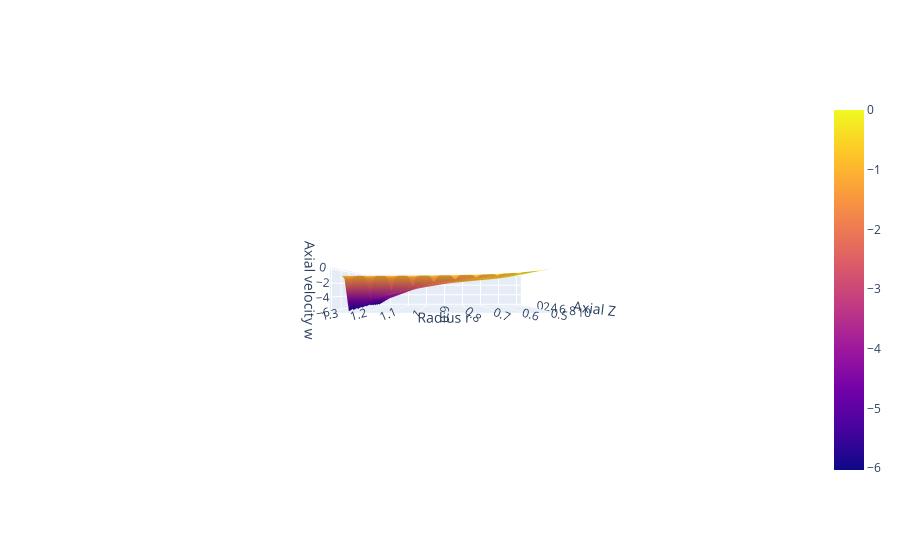

Notebook cell for this chart:
### Code cell
import plotly.graph_objects as go

z = np.linspace(0, 10, 100)
rs = lambda z: 1 + eps * cos(2 * pi * z)
r = np.array([np.linspace(r1, rs(z), 100) for z in z])
#r = r.swapaxes(0,1)
dp = 0.3
w1 = w(r, z, dp)
#z2 = z.reshape(1, 100)
#print(w(0.75, 2, 0.3))

z = np.repeat(z.reshape(1, 100), repeats=100, axis=0)

fig = go.Figure(go.Surface(
    contours = {
        "x": {"show": True, "start": 1.5, "end": 2, "size": 0.04, "color":"white"},
        "z": {"show": True, "start": 0.5, "end": 0.8, "size": 0.05}
    },
    x = r,
    y = z[0],
    z = w1
    ))
fig.update_layout(
        scene = {
            "xaxis_title": "Radius r",
            "yaxis_title": "Axial Z",
            "zaxis_title": "Axial velocity w",
            "xaxis": {"nticks": 10},
            "zaxis": {"nticks": 4},
            'camera_eye': {"x": 0, "y": 2.5, "z": 0},
            "aspectratio": {"x": 1, "y": 1, "z": 0.2}
        })
fig.show()

### Figure 1 — Plotly figure (JSON) as saved in the notebook; plotly's stock layout.template omitted (floating-point values rounded to 4 significant figures; data arrays with more than 128 entries replaced by an {"elided": "..."} marker saying what was removed)
{"data": [{"contours": {"x": {"color": "white", "end": 2, "show": true, "size": 0.04, "start": 1.5}, "z": {"end": 0.8, "show": true, "size": 0.05, "start": 0.5}}, "type": "surface", "x": {"elided": "100x100 float values"}, "y": [0, 0.101, 0.202, 0.303, 0.404, 0.5051, 0.6061, 0.7071, 0.8081, 0.9091, 1.01, 1.111, 1.212, 1.313, 1.414, 1.515, 1.616, 1.717, 1.818, 1.919, 2.02, 2.121, 2.222, 2.323, 2.424, 2.525, 2.626, 2.727, 2.828, 2.929, 3.03, 3.131, 3.232, 3.333, 3.434, 3.535, 3.636, 3.737, 3.838, 3.939, 4.04, 4.141, 4.242, 4.343, 4.444, 4.545, 4.646, 4.747, 4.848, 4.949, 5.051, 5.152, 5.253, 5.354, 5.455, 5.556, 5.657, 5.758, 5.859, 5.96, 6.061, 6.162, 6.263, 6.364, 6.465, 6.566, 6.667, 6.768, 6.869, 6.97, 7.071, 7.172, 7.273, 7.374, 7.475, 7.576, 7.677, 7.778, 7.879, 7.98, 8.081, 8.182, 8.283, 8.384, 8.485, 8.586, 8.687, 8.788, 8.889, 8.99, 9.091, 9.192, 9.293, 9.394, 9.495, 9.596, 9.697, 9.798, 9.899, 10], "z": {"elided": "100x100 float values"}}], "layout": {"scene": {"aspectratio": {"x": 1, "y": 1, "z": 0.2}, "camera": {"eye": {"x": 0, "y": 2.5, "z": 0}}, "xaxis": {"nticks": 10, "title": {"text": "Radius r"}}, "yaxis": {"title": {"text": "Axial Z"}}, "zaxis": {"nticks": 4, "title": {"text": "Axial velocity w"}}}}}
